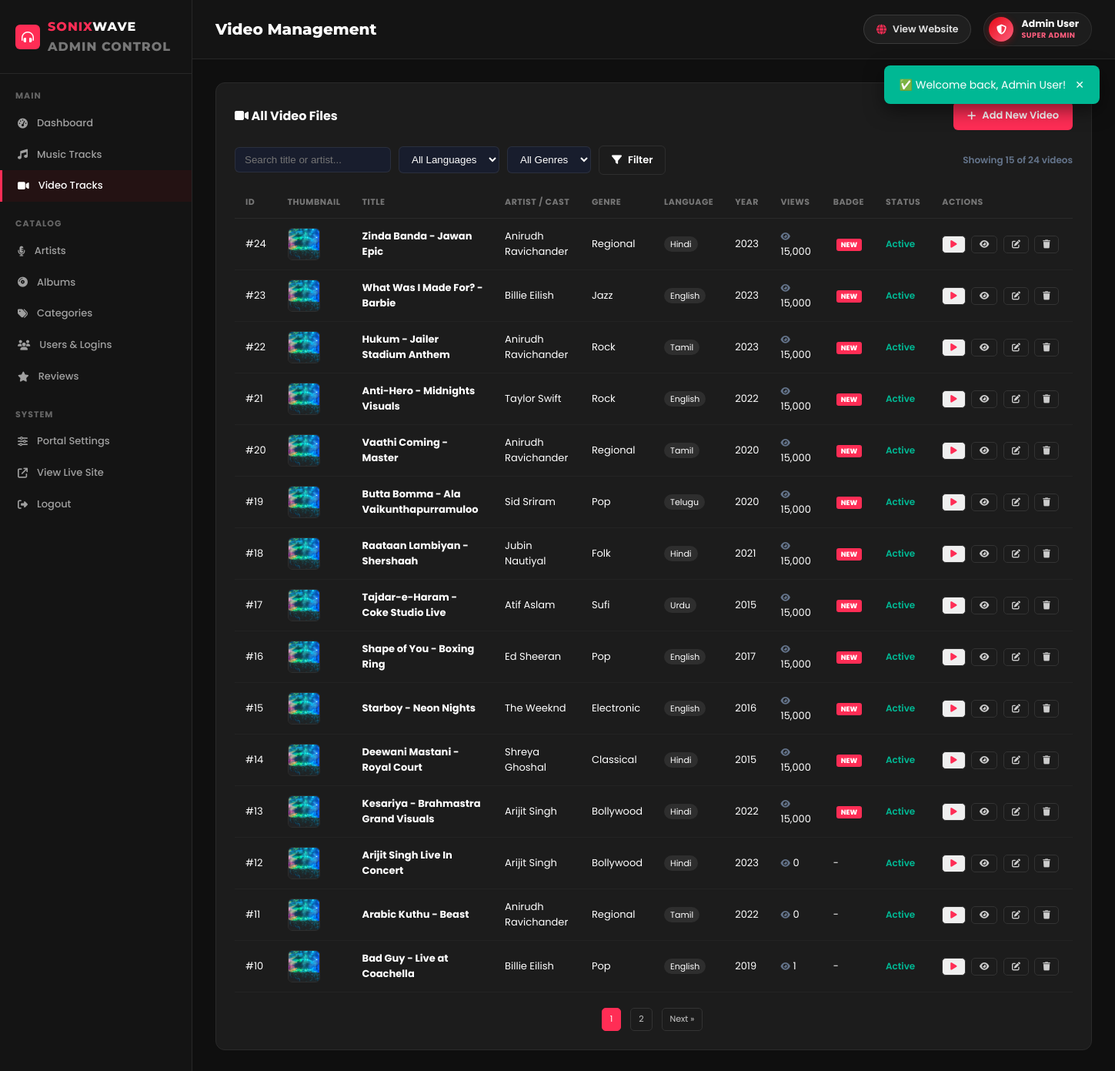
/admin/videos.php (signed in), run on the app's committed database.
### tables this page shows
CREATE TABLE `videos` (
  `id` int(11) NOT NULL AUTO_INCREMENT,
  `title` varchar(200) NOT NULL,
  `artist_id` int(11) DEFAULT NULL,
  `album_id` int(11) DEFAULT NULL,
  `year` year(4) NOT NULL,
  `genre` varchar(50) NOT NULL,
  `language` varchar(50) NOT NULL,
  `cover_image` varchar(500) DEFAULT NULL,
  `file_path` varchar(500) DEFAULT NULL,
  `duration` varchar(10) DEFAULT '0:00',
  `description` text DEFAULT NULL,
  `view_count` int(11) DEFAULT 0,
  `is_new` tinyint(1) DEFAULT 1,
  `status` enum('active','inactive') DEFAULT 'active',
  `created_at` datetime DEFAULT current_timestamp(),
  PRIMARY KEY (`id`),
  KEY `artist_id` (`artist_id`),
  KEY `album_id` (`album_id`),
  CONSTRAINT `videos_ibfk_1` FOREIGN KEY (`artist_id`) REFERENCES `artists` (`id`) ON DELETE SET NULL,
  CONSTRAINT `videos_ibfk_2` FOREIGN KEY (`album_id`) REFERENCES `albums` (`id`) ON DELETE SET NULL
);

CREATE TABLE `artists` (
  `id` int(11) NOT NULL AUTO_INCREMENT,
  `name` varchar(100) NOT NULL,
  `bio` text DEFAULT NULL,
  `image` varchar(500) DEFAULT NULL,
  `language` varchar(50) DEFAULT NULL,
  `created_at` datetime DEFAULT current_timestamp(),
  PRIMARY KEY (`id`)
);

### includes/auth.php (called while the page is built, shortened)
<?php
function resolveMediaUrl(?string $path, string $type = 'cover'): string {
    if (str_starts_with($path, 'http://') || str_starts_with($path, 'https://')) {
        return $path;
    }
    if ($type === 'cover') {
        return SITE_URL . '/assets/images/covers/' . ltrim($path, '/');
    } elseif ($type === 'music') {
        return SITE_URL . '/assets/uploads/music/' . ltrim($path, '/');
    } elseif ($type === 'video') {
        return SITE_URL . '/assets/uploads/videos/' . ltrim($path, '/');
    } elseif ($type === 'artist') {
        return SITE_URL . '/assets/images/artists/' . ltrim($path, '/');
    }
    return SITE_URL . '/' . ltrim($path, '/');
}
function isMediaNew(?array $item): bool {
    if (isset($item['is_new']) && !$item['is_new']) {
        return false;
    }
    if (!empty($item['created_at'])) {
        $createdTimestamp = strtotime($item['created_at']);
        if ($createdTimestamp) {
            $diffSeconds = time() - $createdTimestamp;
            return ($diffSeconds >= 0 && $diffSeconds <= (3 * 86400));
        }
    }
    return !empty($item['is_new']);
}
function clean(string $str): string {
    return htmlspecialchars(strip_tags(trim($str)));
}

### admin/videos.php (the view, shortened to what this page needs)
<?php
require_once __DIR__ . '/includes/admin-header.php';
$pdo = getDB();
$action = $_GET['action'] ?? 'list';
$error = '';
$artists = $pdo->query("SELECT id, name FROM artists ORDER BY name ASC")->fetchAll();
$albums  = $pdo->query("SELECT id, title FROM albums ORDER BY title ASC")->fetchAll();
$genres  = $pdo->query("SELECT name FROM categories WHERE type='genre' ORDER BY name ASC")->fetchAll(PDO::FETCH_COLUMN);
$langs   = $pdo->query("SELECT name FROM categories WHERE type='language' ORDER BY name ASC")->fetchAll(PDO::FETCH_COLUMN);
$editItem = null;
?>
<?php if ($action === 'add' || $action === 'edit'): ?>
<div class="admin-box">
  <div class="box-head">
    <h3><?= $action === 'edit' ? '✏️ Edit Video' : '➕ Add New Video' ?></h3>
    <a href="<?= SITE_URL ?>/admin/videos.php" class="btn btn-outline">Back to List</a>
  </div>
  <?php if ($error): ?>
    <div class="alert alert-danger"><?= clean($error) ?></div>
  <?php endif; ?>
  <form method="POST" enctype="multipart/form-data" class="admin-form">
    <input type="hidden" name="existing_cover" value="<?= clean($editItem['cover_image'] ?? '') ?>">
    <div class="form-row">
      <div class="form-group">
        <label>Video Title *</label>
        <input type="text" name="title" value="<?= clean($editItem['title'] ?? '') ?>" required placeholder="e.g. Naatu Naatu">
      </div>
      <div class="form-group">
        <label>Artist / Cast *</label>
        <select name="artist_id">
          <option value="">-- Select Artist --</option>
          <?php foreach ($artists as $a): ?>
            <option value="<?= $a['id'] ?>" <?= (isset($editItem) && $editItem['artist_id'] == $a['id']) ? 'selected' : '' ?>>
              <?= clean($a['name']) ?>
            </option>
          <?php endforeach; ?>
        </select>
      </div>
    </div>
    <div class="form-row">
      <div class="form-group">
        <label>Album (Optional)</label>
        <select name="album_id">
          <option value="">-- None / Soundtrack --</option>
          <?php foreach ($albums as $alb): ?>
            <option value="<?= $alb['id'] ?>" <?= (isset($editItem) && $editItem['album_id'] == $alb['id']) ? 'selected' : '' ?>>
              <?= clean($alb['title']) ?>
            </option>
          <?php endforeach; ?>
        </select>
      </div>
      <div class="form-group">
        <label>Release Year *</label>
        <input type="number" name="year" min="1900" max="2099" value="<?= clean($editItem['year'] ?? date('Y')) ?>" required>
      </div>
    </div>
    <div class="form-row">
      <div class="form-group">
        <label>Genre *</label>
        <select name="genre" required>
          <option value="">-- Select Genre --</option>
          <?php foreach ($genres as $g): ?>
            <option value="<?= clean($g) ?>" <?= (isset($editItem) && $editItem['genre'] === $g) ? 'selected' : '' ?>><?= clean($g) ?></option>
          <?php endforeach; ?>
        </select>
      </div>
      <div class="form-group">
        <label>Language * (Regional / English / Hindi)</label>
        <select name="language" required>
          <option value="">-- Select Language --</option>
          <?php foreach ($langs as $l): ?>
            <option value="<?= clean($l) ?>" <?= (isset($editItem) && $editItem['language'] === $l) ? 'selected' : '' ?>><?= clean($l) ?></option>
          <?php endforeach; ?>
        </select>
      </div>
    </div>
    <div class="form-row">
      <div class="form-group">
        <label>Upload Video (.mp4 file)</label>
        <input type="file" name="video_file" accept="video/mp4,video/webm,video/ogg">
        <?php if (!empty($editItem['file_path'])): ?>
          <small style="color:var(--text-muted); display:block; margin-top:4px;">Current file: <code><?= clean($editItem['file_path']) ?></code></small>
        <?php endif; ?>
      </div>
      <div class="form-group">
        <label>Or Video Filename / URL</label>
        <input type="text" name="file_path" value="<?= clean($editItem['file_path'] ?? '') ?>" placeholder="e.g. video1.mp4 or https://...">
      </div>
    </div>
    <div class="form-row">
      <div class="form-group">
        <label>Duration (MM:SS)</label>
        <input type="text" name="duration" value="<?= clean($editItem['duration'] ?? '4:00') ?>">
      </div>
      <div class="form-group">
        <label>Video Poster / Thumbnail</label>
        <input type="file" name="cover_file" accept="image/*">
        <input type="text" name="cover_url" value="<?= clean($editItem['cover_image'] ?? '') ?>" placeholder="Or enter Thumbnail URL / Filename..." style="margin-top:6px;">
        <?php if (!empty($editItem['cover_image'])): ?>
          <small style="color:var(--text-muted); display:block; margin-top:4px;">Current: <code><?= clean($editItem['cover_image']) ?></code></small>
        <?php endif; ?>
      </div>
    </div>
    <div class="form-row">
      <div class="form-group">
        <label>Status</label>
        <select name="status">
          <option value="active" <?= (isset($editItem) && $editItem['status'] === 'active') ? 'selected' : '' ?>>Active</option>
          <option value="inactive" <?= (isset($editItem) && $editItem['status'] === 'inactive') ? 'selected' : '' ?>>Inactive</option>
        </select>
      </div>
      <div class="form-group" style="display:flex; align-items:center; padding-top:24px;">
        <label style="cursor:pointer; display:flex; align-items:center; gap:8px;">
          <input type="checkbox" name="is_new" value="1" <?= (!isset($editItem) || !empty($editItem['is_new'])) ? 'checked' : '' ?>>
          Show "NEW" badge on website (Valid for 3 days)
        </label>
      </div>
    </div>
    <div class="form-group">
      <label>Video Description / Information</label>
      <textarea name="description" rows="3"><?= clean($editItem['description'] ?? '') ?></textarea>
    </div>
    <button type="submit" class="btn btn-primary"><i class="fas fa-save"></i> Save Video</button>
  </form>
</div>
<?php else: ?>
<div class="admin-box">
  <div class="box-head">
    <h3><i class="fas fa-video"></i> All Video Files</h3>
    <a href="<?= SITE_URL ?>/admin/videos.php?action=add" class="btn btn-primary"><i class="fas fa-plus"></i> Add New Video</a>
  </div>
  <?php
  $q = trim($_GET['search'] ?? '');
  $filterLang = trim($_GET['lang'] ?? '');
  $filterGenre = trim($_GET['genre'] ?? '');
  $page = max(1, (int)($_GET['p'] ?? 1));
  $perPage = 15;
  $offset = ($page - 1) * $perPage;
  $where = ['1=1'];
  $params = [];
  $countStmt = $pdo->prepare("
      SELECT COUNT(*)
      FROM videos v
      LEFT JOIN artists a ON v.artist_id = a.id
      WHERE " . implode(' AND ', $where) . "
  ");
  $countStmt->execute($params);
  $totalRecords = (int)$countStmt->fetchColumn();
  $totalPages = max(1, ceil($totalRecords / $perPage));
  $stmt = $pdo->prepare("
      SELECT v.*, a.name as artist_name, al.title as album_name
      FROM videos v
      LEFT JOIN artists a ON v.artist_id = a.id
      LEFT JOIN albums al ON v.album_id = al.id
      WHERE " . implode(' AND ', $where) . "
      ORDER BY v.id DESC
      LIMIT $perPage OFFSET $offset
  ");
  $stmt->execute($params);
  $allVideos = $stmt->fetchAll();
  ?>
  <div class="admin-filters">
    <form method="GET" style="display:flex; flex-wrap:wrap; gap:10px; margin-bottom:15px; align-items:center;">
      <input type="text" name="search" placeholder="Search title or artist..." value="<?= clean($q) ?>" style="padding:8px 12px; background:var(--dark-3); border:1px solid var(--border); color:#fff; border-radius:6px; min-width:200px;">
      <select name="lang" style="padding:8px 12px; background:var(--dark-3); border:1px solid var(--border); color:#fff; border-radius:6px;">
        <option value="">All Languages</option>
      </select>
      <select name="genre" style="padding:8px 12px; background:var(--dark-3); border:1px solid var(--border); color:#fff; border-radius:6px;">
        <option value="">All Genres</option>
      </select>
      <button type="submit" class="btn btn-outline" style="padding:8px 16px;"><i class="fas fa-filter"></i> Filter</button>
      <span style="margin-left:auto; font-size:12px; color:var(--text-muted); font-weight:600;">
        Showing <?= count($allVideos) ?> of <?= $totalRecords ?> videos
      </span>
    </form>
  </div>
  <table class="admin-table">
    <thead>
      <tr>
        <th>ID</th>
        <th>Thumbnail</th>
        <th>Title</th>
        <th>Artist / Cast</th>
        <th>Genre</th>
        <th>Language</th>
        <th>Year</th>
        <th>Views</th>
        <th>Badge</th>
        <th>Status</th>
        <th>Actions</th>
      </tr>
    </thead>
    <tbody>
      <?php if (empty($allVideos)): ?>
        <tr><td colspan="11" style="text-align:center; padding:25px; color:var(--text-muted);">No videos found matching your query.</td></tr>
      <?php else: ?>
        <?php foreach ($allVideos as $row): ?>
        <tr>
          <td>#<?= $row['id'] ?></td>
          <td>
            <img src="<?= resolveMediaUrl($row['cover_image'], 'cover') ?>" width="42" height="42" style="border-radius:6px; object-fit:cover; border:1px solid var(--border);" onerror="this.onerror=null; this.src='<?= SITE_URL ?>/assets/images/covers/cover_pop.jpg';">
          </td>
          <td><strong><?= clean($row['title']) ?></strong></td>
          <td><?= clean($row['artist_name'] ?? 'Various') ?></td>
          <td><?= clean($row['genre']) ?></td>
          <td><span class="badge-tag"><?= clean($row['language']) ?></span></td>
          <td><?= $row['year'] ?></td>
          <td><i class="fas fa-eye" style="font-size:11px; color:var(--text-muted);"></i> <?= number_format($row['view_count']) ?></td>
          <td><?= isMediaNew($row) ? '<span class="badge-new-sm">NEW</span>' : '-' ?></td>
          <td><span class="status-<?= $row['status'] ?>"><?= ucfirst($row['status']) ?></span></td>
          <td style="white-space:nowrap;">
            <button type="button" class="tbl-btn" style="color:var(--primary);" onclick="previewAdminVideo('<?= resolveMediaUrl($row['file_path'], 'video') ?>', '<?= clean(addslashes($row['title'])) ?>')" title="Quick Video Preview"><i class="fas fa-play"></i></button>
            <a href="<?= SITE_URL ?>/pages/video-detail.php?id=<?= $row['id'] ?>" target="_blank" class="tbl-btn" title="View Public Video Page"><i class="fas fa-eye"></i></a>
            <a href="<?= SITE_URL ?>/admin/videos.php?action=edit&id=<?= $row['id'] ?>" class="tbl-btn" title="Edit Video"><i class="fas fa-edit"></i></a>
            <a href="<?= SITE_URL ?>/admin/videos.php?action=delete&id=<?= $row['id'] ?>" class="tbl-btn danger" onclick="return confirm('Are you sure you want to delete <?= clean(addslashes($row['title'])) ?>?')" title="Delete"><i class="fas fa-trash"></i></a>
          </td>
        </tr>
        <?php endforeach; ?>
      <?php endif; ?>
    </tbody>
  </table>
  <?php if ($totalPages > 1): ?>
  <div class="admin-pagination" style="display:flex; justify-content:center; align-items:center; gap:8px; margin-top:20px;">
    <?php for ($i = max(1, $page - 2); $i <= min($totalPages, $page + 2); $i++): ?>
      <a href="?search=<?= urlencode($q) ?>&lang=<?= urlencode($filterLang) ?>&genre=<?= urlencode($filterGenre) ?>&p=<?= $i ?>" class="tbl-btn <?= $i === $page ? 'active' : '' ?>" style="<?= $i === $page ? 'background:var(--primary); color:#fff; border-color:var(--primary);' : '' ?>">
        <?= $i ?>
      </a>
    <?php endfor; ?>
    <?php if ($page < $totalPages): ?>
      <a href="?search=<?= urlencode($q) ?>&lang=<?= urlencode($filterLang) ?>&genre=<?= urlencode($filterGenre) ?>&p=<?= $page + 1 ?>" class="tbl-btn">Next &raquo;</a>
    <?php endif; ?>
  </div>
  <?php endif; ?>
</div>
<?php endif; ?>
<?php require_once __DIR__ . '/includes/admin-footer.php'; ?>

### data on the page
videos: id "24", title "Zinda Banda - Jawan Epic", artist.name "Anirudh Ravichander", genre "Regional", language "Hindi", year "2023", view_count "15,000", shows "NEW", status "Active"
videos: id "23", title "What Was I Made For? - Barbie", artist.name "Billie Eilish", genre "Jazz", language "English", year "2023", view_count "15,000", shows "NEW", status "Active"
videos: id "22", title "Hukum - Jailer Stadium Anthem", artist.name "Anirudh Ravichander", genre "Rock", language "Tamil", year "2023", view_count "15,000", shows "NEW", status "Active"
videos: id "21", title "Anti-Hero - Midnights Visuals", artist.name "Taylor Swift", genre "Rock", language "English", year "2022", view_count "15,000", shows "NEW", status "Active"
videos: id "20", title "Vaathi Coming - Master", artist.name "Anirudh Ravichander", genre "Regional", language "Tamil", year "2020", view_count "15,000", shows "NEW", status "Active"
videos: id "19", title "Butta Bomma - Ala Vaikunthapurramuloo", artist.name "Sid Sriram", genre "Pop", language "Telugu", year "2020", view_count "15,000", shows "NEW", status "Active"
videos: id "18", title "Raataan Lambiyan - Shershaah", artist.name "Jubin Nautiyal", genre "Folk", language "Hindi", year "2021", view_count "15,000", shows "NEW", status "Active"
videos: id "17", title "Tajdar-e-Haram - Coke Studio Live", artist.name "Atif Aslam", genre "Sufi", language "Urdu", year "2015", view_count "15,000", shows "NEW", status "Active"
videos: id "16", title "Shape of You - Boxing Ring", artist.name "Ed Sheeran", genre "Pop", language "English", year "2017", view_count "15,000", shows "NEW", status "Active"
videos: id "15", title "Starboy - Neon Nights", artist.name "The Weeknd", genre "Electronic", language "English", year "2016", view_count "15,000", shows "NEW", status "Active"
videos: id "14", title "Deewani Mastani - Royal Court", artist.name "Shreya Ghoshal", genre "Classical", language "Hindi", year "2015", view_count "15,000", shows "NEW", status "Active"
videos: id "13", title "Kesariya - Brahmastra Grand Visuals", artist.name "Arijit Singh", genre "Bollywood", language "Hindi", year "2022", view_count "15,000", shows "NEW", status "Active"
videos: id "12", title "Arijit Singh Live In Concert", artist.name "Arijit Singh", genre "Bollywood", language "Hindi", year "2023", view_count "0", status "Active"
videos: id "11", title "Arabic Kuthu - Beast", artist.name "Anirudh Ravichander", genre "Regional", language "Tamil", year "2022", view_count "0", status "Active"
videos: id "10", title "Bad Guy - Live at Coachella", artist.name "Billie Eilish", genre "Pop", language "English", year "2019", view_count "1", status "Active"

### other printed values
$flash['msg'] "Welcome back, Admin User!"
$adminTitle "Video Management"
$_SESSION['user_name'] "Admin User"
count($allVideos) "15"
$totalRecords "24"
